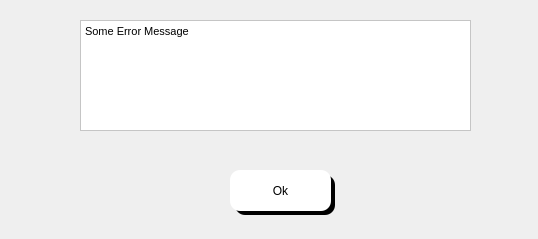
<?xml version="1.0" encoding="UTF-8"?>
<ui version="4.0">
 <class>Dialog</class>
 <widget class="QDialog" name="Dialog">
  <property name="geometry">
   <rect>
    <x>0</x>
    <y>0</y>
    <width>538</width>
    <height>239</height>
   </rect>
  </property>
  <property name="windowTitle">
   <string>Dialog</string>
  </property>
  <property name="styleSheet">
   <string notr="true">background-color: rgba(170, 170, 255,.4);</string>
  </property>
  <widget class="QTextBrowser" name="error_msg_text">
   <property name="geometry">
    <rect>
     <x>80</x>
     <y>20</y>
     <width>391</width>
     <height>111</height>
    </rect>
   </property>
   <property name="styleSheet">
    <string notr="true">background-color: rgb(255, 255, 255);
color: rgb(0, 0, 0);
font:  14pt &quot;Segoe UI &quot;;</string>
   </property>
   <property name="html">
    <string>&lt;!DOCTYPE HTML PUBLIC &quot;-//W3C//DTD HTML 4.0//EN&quot; &quot;http://www.w3.org/TR/REC-html40/strict.dtd&quot;&gt;
&lt;html&gt;&lt;head&gt;&lt;meta name=&quot;qrichtext&quot; content=&quot;1&quot; /&gt;&lt;style type=&quot;text/css&quot;&gt;
p, li { white-space: pre-wrap; }
&lt;/style&gt;&lt;/head&gt;&lt;body style=&quot; font-family:'Segoe UI '; font-size:14pt; font-weight:400; font-style:normal;&quot;&gt;
&lt;p style=&quot; margin-top:0px; margin-bottom:0px; margin-left:0px; margin-right:0px; -qt-block-indent:0; text-indent:0px;&quot;&gt;&lt;span style=&quot; font-family:'MS Shell Dlg 2'; font-size:8.25pt;&quot;&gt;Some Error Message&lt;/span&gt;&lt;/p&gt;&lt;/body&gt;&lt;/html&gt;</string>
   </property>
  </widget>
  <widget class="QLabel" name="label_7">
   <property name="geometry">
    <rect>
     <x>235</x>
     <y>175</y>
     <width>100</width>
     <height>40</height>
    </rect>
   </property>
   <property name="styleSheet">
    <string notr="true">background-color: rgb(0, 0, 0);
font: 12pt &quot;MS Shell Dlg 2&quot;;
border-top-left-radius:10px;
border-bottom-left-radius:10px;
border-top-right-radius:10px;
border-bottom-right-radius:10px;
color: rgb(255, 255, 255);
</string>
   </property>
   <property name="text">
    <string/>
   </property>
  </widget>
  <widget class="QPushButton" name="ok_btn">
   <property name="geometry">
    <rect>
     <x>230</x>
     <y>170</y>
     <width>101</width>
     <height>41</height>
    </rect>
   </property>
   <property name="styleSheet">
    <string notr="true">QPushButton{


font:  14pt &quot;Segoe UI &quot;;
background-color: rgb(255, 255, 255);
border-top-left-radius:10px;
border-bottom-left-radius:10px;
border-top-right-radius:10px;
border-bottom-right-radius:10px;}
QPushButton:hover{
	background-color: rgb(161, 161, 161);
	color: rgb(255, 255, 255);
}</string>
   </property>
   <property name="text">
    <string>Ok</string>
   </property>
  </widget>
 </widget>
 <resources/>
 <connections/>
</ui>
